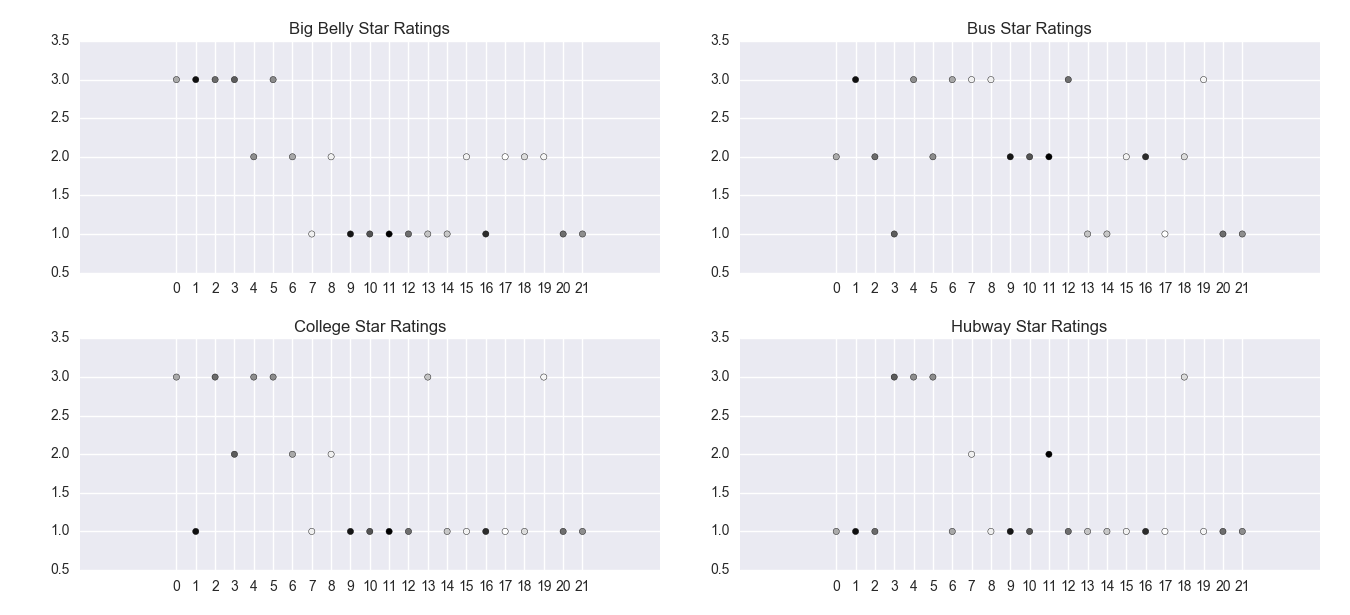

Reproduce this figure in Python.
import urllib.request
import json
import dml
import prov.model
import datetime
import uuid
import pandas as pd
import numpy as np
from scipy.stats.stats import pearsonr
from collections import OrderedDict
import matplotlib.pyplot as plt
import seaborn as sns
import warnings
import numpy 
warnings.filterwarnings("ignore")

def statCorrelation():
    '''Retrieve some data sets (not using the API here for the sake of simplicity).'''
    startTime = datetime.datetime.now()

    # Set up the database connection.
    client = dml.pymongo.MongoClient()
    repo = client.repo
    repo.authenticate('ktan_ngurung_yazhang_emilyh23', 'ktan_ngurung_yazhang_emilyh23')

    # Get bus stop and college location data
    zipcode_ratings = repo.ktan_ngurung_yazhang_emilyh23.zipcodeRatings.find_one() 
    zipcode_ratings_df = pd.DataFrame(zipcode_ratings)
    del zipcode_ratings_df['_id']
    zipcode_ratings_df = zipcode_ratings_df.transpose()

    bigBelly_star = list(zipcode_ratings_df['bigBelly_star'])
    bus_star = list(zipcode_ratings_df['bus_star'])
    college_star = list(zipcode_ratings_df['college_star'])
    hubway_star = list(zipcode_ratings_df['hubway_star'])

    master_dict = {'bigBelly_star':bigBelly_star, 'bus_star':bus_star, 'college_star':college_star, 'hubway_star':hubway_star}
    bigBelly_cc, bus_cc, college_cc, hubway_cc = {}, {}, {}, {}

    # Calculate the Pearson product-moment correlation coefficient for each category to every other category 

    bigBelly_cc['bus_cc'] = pearsonr(master_dict['bus_star'], master_dict['bigBelly_star'])
    bigBelly_cc['college_cc'] = pearsonr(master_dict['college_star'], master_dict['bigBelly_star'])
    bigBelly_cc['hubway_cc'] = pearsonr(master_dict['hubway_star'], master_dict['bigBelly_star'])
    print('bigBelly_cc', bigBelly_cc)

    bus_cc['college_cc'] = pearsonr(master_dict['college_star'], master_dict['bus_star'])
    bus_cc['hubway_cc'] = pearsonr(master_dict['hubway_star'], master_dict['bus_star'])
    print('bus_cc', bus_cc)

    college_cc['hubway_cc'] = pearsonr(master_dict['hubway_star'], master_dict['college_star'])
    print('college_cc', college_cc)

    bigBelly_star_dict = OrderedDict(zipcode_ratings_df['bigBelly_star'])
    bus_star_dict = OrderedDict(zipcode_ratings_df['bus_star'])
    college_star_dict = OrderedDict(zipcode_ratings_df['college_star'])
    hubway_dict = OrderedDict(zipcode_ratings_df['hubway_star'])

    colors = np.random.rand(22)

    fig = plt.figure()

    ax1 = fig.add_subplot(221)
    ax1.set_title('Big Belly Star Ratings')
    ax1.scatter(range(len(bigBelly_star_dict.keys())), [int(v) for v in bigBelly_star_dict.values()], c=colors)
    plt.xticks(range(len(bigBelly_star_dict.keys())))

    ax2 = fig.add_subplot(222)
    ax2.set_title('Bus Star Ratings')
    ax2.scatter(range(len(bus_star_dict.keys())), [int(v) for v in bus_star_dict.values()], c=colors)
    plt.xticks(range(len(bus_star_dict.keys())))

    ax3 = fig.add_subplot(223)
    ax3.set_title('College Star Ratings')
    ax3.scatter(range(len(college_star_dict.keys())), [int(v) for v in college_star_dict.values()], c=colors)
    plt.xticks(range(len(college_star_dict.keys())))

    ax4 = fig.add_subplot(224)
    ax4.set_title('Hubway Star Ratings')
    ax4.scatter(range(len(hubway_dict.keys())), [int(v) for v in hubway_dict.values()], c=colors)
    plt.xticks(range(len(hubway_dict.keys())))

    plt.tight_layout()
    plt.show()

statCorrelation()

## eof
